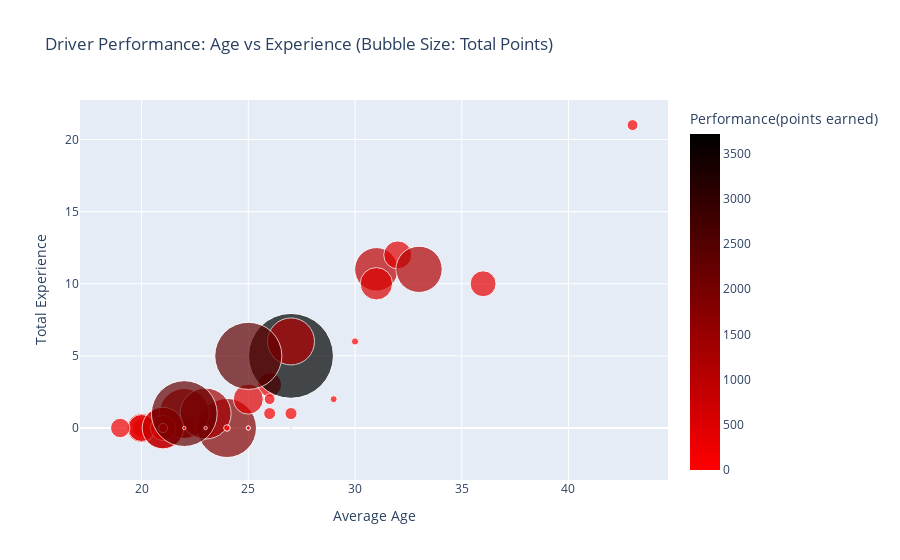

The notebook cell saved with this chart:
### Code cell
#Draw plot for gauging driver performance with respect to Age vs Experience
agg_df = grouped_df.groupby('driverCode').agg({
    'Age': 'first',  
    'Experience': 'first',  
    'Total_Points': 'sum'  
}).reset_index()

# Create an interactive bubble chart using Plotly
fig = px.scatter(agg_df, x='Age', y='Experience', size='Total_Points', color='Total_Points',
                 hover_name='driverCode', size_max=60, title='Driver Performance: Age vs Experience (Bubble Size: Total Points)', color_continuous_scale=[(0, 'red'), (1, 'black')])
fig.update_layout(coloraxis_colorbar=dict(title='Performance(points earned)'))

# Add axis labels
fig.update_layout(xaxis_title='Average Age', yaxis_title='Total Experience')

# Show the plot
fig.show()

### Figure 1 — Plotly figure (JSON) as saved in the notebook; plotly's stock layout.template omitted (floating-point values rounded to 4 significant figures)
{"data": [{"hovertemplate": "<b>%{hovertext}</b><br><br>Age=%{x}<br>Experience=%{y}<br>Total_Points=%{marker.color}<extra></extra>", "hovertext": ["AIT", "ALB", "ALO", "BIA", "BOT", "BUT", "CHI", "DAM", "DEV", "DIR", "DLR", "ERI", "FIT", "GAS", "GIO", "GLO", "GRO", "GUT", "HAM", "HAR", "HUL", "KAR", "KOB", "KOV", "KUB", "KVY", "LAT", "LEC", "LOT", "MAG", "MAL", "MAS", "MAZ", "MER", "MSC", "NAS", "NOR", "OCO", "PAL", "PER", "PET", "PIC", "RAI", "RIC", "ROS", "RSS", "RUS", "SAI", "SEN", "SIR", "STE", "STR", "SUT", "TSU", "VAN", "VDG", "VER", "VET", "WEB", "WEH", "ZHO"], "legendgroup": "", "marker": {"color": [0, 201, 975, 2, 1798, 405, 0, 0, 2, 74, 0, 15, 0, 332, 18, 0, 299, 6, 3714.0, 2, 466, 0, 60, 0, 0, 170, 9, 933, 0, 204, 75, 542, 0, 0, 61, 29, 444, 376, 9, 1297, 0, 0, 1105, 1340, 1139, 0, 325, 886.5, 25, 1, 0, 194, 27, 44, 23, 0, 2236.0, 2325, 346, 6, 6], "coloraxis": "coloraxis", "size": [0, 201, 975, 2, 1798, 405, 0, 0, 2, 74, 0, 15, 0, 332, 18, 0, 299, 6, 3714.0, 2, 466, 0, 60, 0, 0, 170, 9, 933, 0, 204, 75, 542, 0, 0, 61, 29, 444, 376, 9, 1297, 0, 0, 1105, 1340, 1139, 0, 325, 886.5, 25, 1, 0, 194, 27, 44, 23, 0, 2236.0, 2325, 346, 6, 6], "sizemode": "area", "sizeref": 1.032, "symbol": "circle"}, "mode": "markers", "name": "", "orientation": "v", "showlegend": false, "type": "scatter", "x": [25, 23, 31, 24, 24, 32, 22, 27, 27, 26, 41, 24, 24, 21, 24, 30, 26, 22, 27, 23, 25, 35, 26, 31, 35, 20, 25, 21, 33, 22, 27, 31, 22, 24, 43, 23, 20, 20, 25, 22, 28, 22, 33, 23, 27, 24, 21, 21, 29, 23, 23, 19, 30, 21, 24, 28, 22, 25, 36, 22, 23], "xaxis": "x", "y": [0, 0, 11, 0, 0, 12, 0, 1, 0, 1, 11, 0, 0, 0, 0, 8, 3, 0, 5, 0, 2, 7, 2, 5, 13, 0, 0, 0, 0, 0, 1, 10, 0, 0, 21, 0, 0, 0, 0, 1, 2, 1, 11, 1, 6, -1, 0, 0, 2, 0, 0, 0, 6, 0, 0, 0, 1, 5, 10, 0, 0], "yaxis": "y"}], "layout": {"coloraxis": {"colorbar": {"title": {"text": "Performance(points earned)"}}, "colorscale": [[0, "red"], [1, "black"]]}, "legend": {"itemsizing": "constant", "tracegroupgap": 0}, "title": {"text": "Driver Performance: Age vs Experience (Bubble Size: Total Points)"}, "xaxis": {"anchor": "y", "domain": [0, 1], "title": {"text": "Average Age"}}, "yaxis": {"anchor": "x", "domain": [0, 1], "title": {"text": "Total Experience"}}}}
